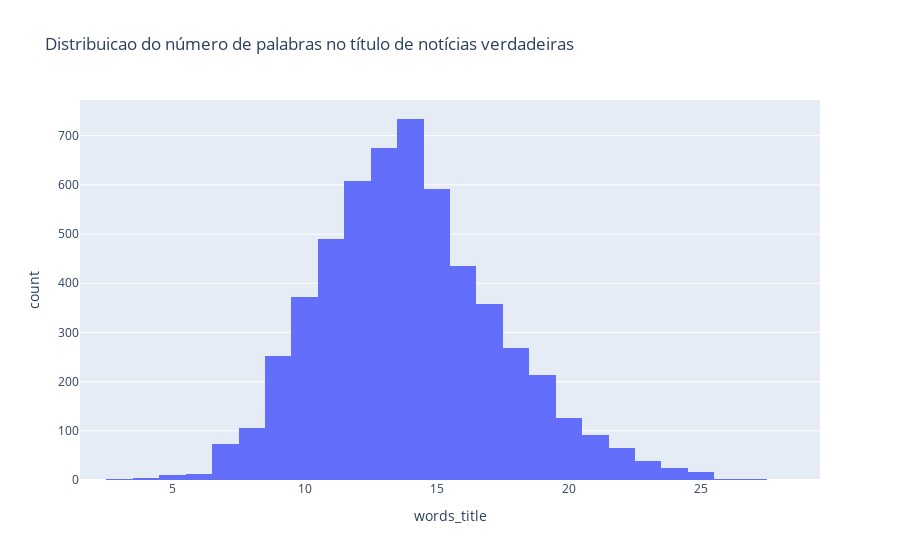

The code cell stored with this chart in its notebook:
### Code cell
title_true = px.histogram(df_true, x = df_true['words_title'], title='Distribuicao do número de palabras no título de notícias verdadeiras')
title_true

### Figure 1 — Plotly figure (JSON) as saved in the notebook; plotly's stock layout.template omitted (floating-point values rounded to 4 significant figures; data arrays with more than 128 entries replaced by an {"elided": "..."} marker saying what was removed)
{"data": [{"alignmentgroup": "True", "bingroup": "x", "hovertemplate": "words_title=%{x}<br>count=%{y}<extra></extra>", "legendgroup": "", "marker": {"color": "#636efa", "pattern": {"shape": ""}}, "name": "", "offsetgroup": "", "orientation": "v", "showlegend": false, "type": "histogram", "x": {"elided": "5577 int values"}, "xaxis": "x", "yaxis": "y"}], "layout": {"barmode": "relative", "legend": {"tracegroupgap": 0}, "title": {"text": "Distribuicao do número de palabras no título de notícias verdadeiras"}, "xaxis": {"anchor": "y", "domain": [0, 1], "title": {"text": "words_title"}}, "yaxis": {"anchor": "x", "domain": [0, 1], "title": {"text": "count"}}}}
